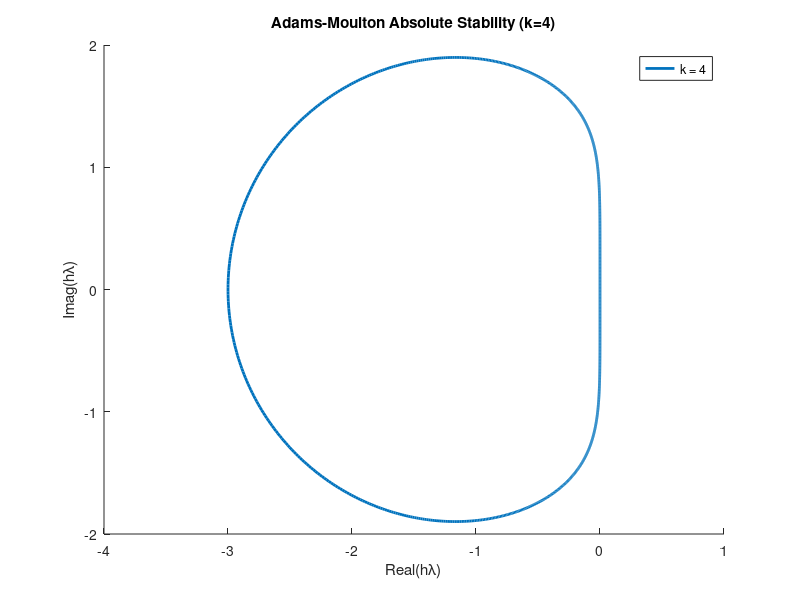

The MATLAB source for this figure:
function [] = code1()

N = 1000;
th = linspace(0,2*pi,N);
r = exp(1i*th);
z = r - 1;
hold on;

%{
f = @(r) (r);
xi = f(r);
plot(z ./ xi, 'LineWidth',2);

f = @(r) (1*r + 1) / 2;
xi = f(r);
plot(z ./ xi, 'LineWidth',2);

f = @(r) (5*r + 8 - 1 ./ r) / 12;
xi = f(r);
plot(z ./ xi, 'LineWidth',2);
%}
f = @(r) (9*r + 19 - 5 ./ r + 1 ./ (r.^2)) / 24;
xi = f(r);
plot(z ./ xi, 'LineWidth',2);
%{
f = @(r) (251*r + 646 - 264 ./ r + 106 ./ (r.^2) - 19 ./ (r.^3)) ./ 720;
xi = f(r);
plot(z ./ xi, 'LineWidth',2);

f = @(r) (475*r + 1427 - 798 ./ (r) + 482 ./ (r.^2) -173 ./ (r.^3) + 27 ./ (r.^4)) / 1440;
xi = f(r);
plot(z ./ xi, 'LineWidth',2);

Legend=cell(6,1)
Legend{1} = 'k = 1';
Legend{2} = 'k = 2';
Legend{3} = 'k = 3';
Legend{4} = 'k = 4';
Legend{5} = 'k = 5';
Legend{6} = 'k = 6';
legend(Legend);
%}

Legend=cell(1,1)
Legend{1} = 'k = 4';
legend(Legend);

xlim([-4 1])

title('Adams-Moulton Absolute Stability (k=4)');
xlabel('Real(h\lambda)');
ylabel('Imag(h\lambda)');
saveas(gcf, '5_2_5_single.png');